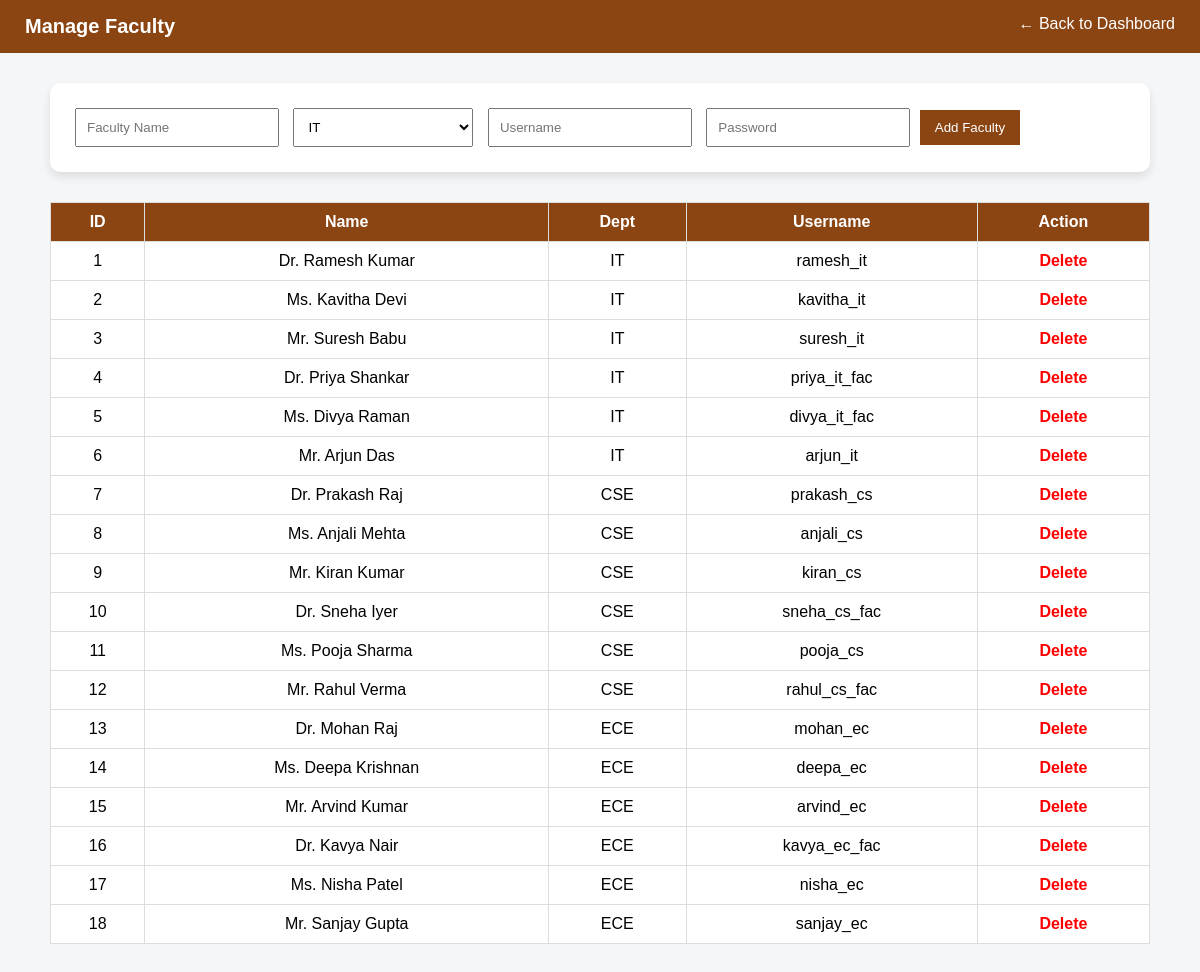
The page /manage_faculty (signed in) on the database its author committed.
### tables this page shows
CREATE TABLE faculty (
    id INTEGER PRIMARY KEY AUTOINCREMENT,
    name TEXT,
    dept TEXT,
    username TEXT UNIQUE,
    password TEXT
);

### app.py (the view, shortened to what this page needs)
@app.route("/manage_faculty", methods=["GET", "POST"])
def manage_faculty():
    if "admin" not in session:
        return redirect("/admin_login")
    conn = sqlite3.connect("database.db")
    cursor = conn.cursor()
    cursor.execute("SELECT * FROM faculty")
    faculty = cursor.fetchall()
    conn.close()
    return render_template("manage_faculty.html", faculty=faculty)

### templates/manage_faculty.html (shortened to what this page needs)
<!DOCTYPE html>
<html>
<head>
</head>
<body>
<div class="top-header">
    <h1>Manage Faculty</h1>
    <a href="/admin_dashboard">← Back to Dashboard</a>
</div>
<div class="container">
<form method="POST">
    <input type="text" name="name" placeholder="Faculty Name" required>
    <select name="dept">
        <option>IT</option>
    </select>
    <input type="text" name="username" placeholder="Username" required>
    <input type="text" name="password" placeholder="Password" required>
    <button type="submit">Add Faculty</button>
</form>
<table>
<tr>
    <th>ID</th>
    <th>Name</th>
    <th>Dept</th>
    <th>Username</th>
    <th>Action</th>
</tr>
{% for f in faculty %}
<tr>
    <td>{{ f[0] }}</td>
    <td>{{ f[1] }}</td>
    <td>{{ f[2] }}</td>
    <td>{{ f[3] }}</td>
    <td>
        <a href="/delete_faculty/{{ f[0] }}" class="delete">Delete</a>
    </td>
</tr>
{% endfor %}
</table>
</div>
</body>
</html>

### templates/manage_faculty.html (style rules this page uses)
body { margin:0; font-family:Arial; background:#f4f6f8; }
.top-header { background:#8B4513; color:white; padding:15px 25px; display:flex; justify-content:space-between; }
.top-header h1 { margin:0; font-size:20px; }
.top-header a { color:white; text-decoration:none; }
.container { padding:30px; max-width:1100px; margin:auto; }
form { background:white; padding:20px; border-radius:10px; box-shadow:0 5px 10px rgba(0,0,0,0.1); margin-bottom:30px; }
input, select { padding:10px; margin:5px; width:180px; }
button { background:#8B4513; color:white; border:none; padding:10px 15px; cursor:pointer; }
table { width:100%; border-collapse:collapse; background:white; }
th { background:#8B4513; color:white; }
th,td { padding:10px; border:1px solid #ddd; text-align:center; }
.delete { color:red; text-decoration:none; font-weight:bold; }

### rows shown on the page
faculty: id "1", name "Dr. Ramesh Kumar", dept "IT", username "ramesh_it"
faculty: id "2", name "Ms. Kavitha Devi", dept "IT", username "kavitha_it"
faculty: id "3", name "Mr. Suresh Babu", dept "IT", username "suresh_it"
faculty: id "4", name "Dr. Priya Shankar", dept "IT", username "priya_it_fac"
faculty: id "5", name "Ms. Divya Raman", dept "IT", username "divya_it_fac"
faculty: id "6", name "Mr. Arjun Das", dept "IT", username "arjun_it"
faculty: id "7", name "Dr. Prakash Raj", dept "CSE", username "prakash_cs"
faculty: id "8", name "Ms. Anjali Mehta", dept "CSE", username "anjali_cs"
faculty: id "9", name "Mr. Kiran Kumar", dept "CSE", username "kiran_cs"
faculty: id "10", name "Dr. Sneha Iyer", dept "CSE", username "sneha_cs_fac"
faculty: id "11", name "Ms. Pooja Sharma", dept "CSE", username "pooja_cs"
faculty: id "12", name "Mr. Rahul Verma", dept "CSE", username "rahul_cs_fac"
faculty: id "13", name "Dr. Mohan Raj", dept "ECE", username "mohan_ec"
faculty: id "14", name "Ms. Deepa Krishnan", dept "ECE", username "deepa_ec"
faculty: id "15", name "Mr. Arvind Kumar", dept "ECE", username "arvind_ec"
faculty: id "16", name "Dr. Kavya Nair", dept "ECE", username "kavya_ec_fac"
faculty: id "17", name "Ms. Nisha Patel", dept "ECE", username "nisha_ec"
faculty: id "18", name "Mr. Sanjay Gupta", dept "ECE", username "sanjay_ec"
